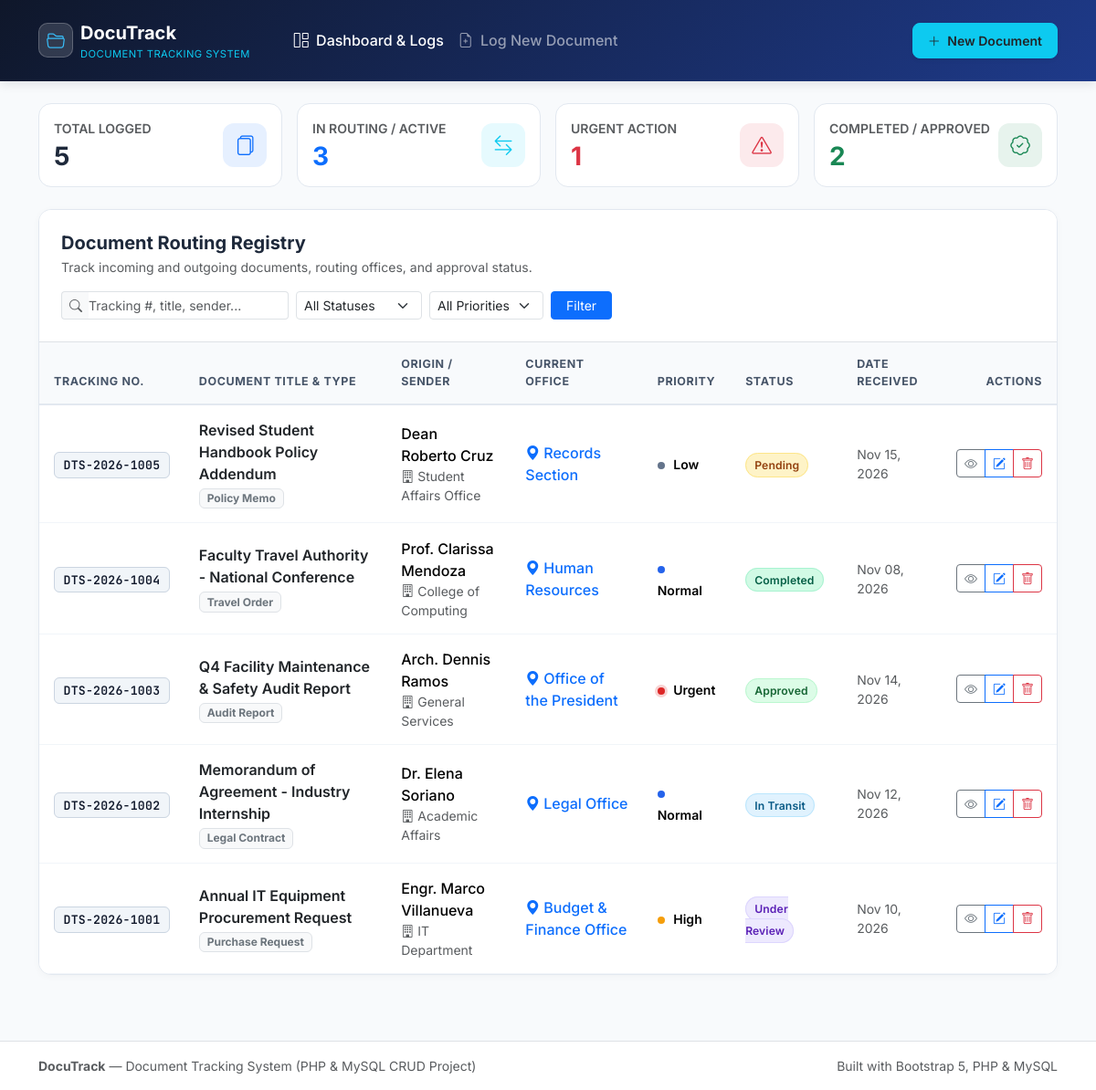
The page / on the database its author committed.
### tables this page shows
CREATE TABLE IF NOT EXISTS `documents` (
  `id` INT(11) UNSIGNED NOT NULL AUTO_INCREMENT,
  `tracking_number` VARCHAR(30) NOT NULL,
  `title` VARCHAR(150) NOT NULL,
  `doc_type` VARCHAR(60) NOT NULL,
  `sender_name` VARCHAR(100) NOT NULL,
  `origin_dept` VARCHAR(100) NOT NULL,
  `current_office` VARCHAR(100) NOT NULL,
  `priority` ENUM('Low', 'Normal', 'High', 'Urgent') NOT NULL DEFAULT 'Normal',
  `status` ENUM('Pending', 'In Transit', 'Under Review', 'Approved', 'Completed', 'Returned') NOT NULL DEFAULT 'Pending',
  `date_received` DATE NOT NULL,
  `remarks` TEXT DEFAULT NULL,
  `created_at` TIMESTAMP NOT NULL DEFAULT CURRENT_TIMESTAMP,
  `updated_at` TIMESTAMP NOT NULL DEFAULT CURRENT_TIMESTAMP ON UPDATE CURRENT_TIMESTAMP,
  PRIMARY KEY (`id`),
  UNIQUE KEY `uk_tracking_number` (`tracking_number`)
);

### index.php (the view, shortened to what this page needs)
<?php
require_once 'db_connect.php';
$totalDocs = 0;
$activeDocs = 0;
$urgentDocs = 0;
$completedDocs = 0;
$statsRes = $conn->query("SELECT
    COUNT(*) AS total,
    SUM(CASE WHEN status IN ('Pending', 'In Transit', 'Under Review') THEN 1 ELSE 0 END) AS active_cnt,
    SUM(CASE WHEN priority = 'Urgent' AND status != 'Completed' THEN 1 ELSE 0 END) AS urgent_cnt,
    SUM(CASE WHEN status IN ('Approved', 'Completed') THEN 1 ELSE 0 END) AS done_cnt
FROM documents");
if ($statsRes && $statRow = $statsRes->fetch_assoc()) {
    $totalDocs     = (int)$statRow['total'];
    $activeDocs    = (int)$statRow['active_cnt'];
    $urgentDocs    = (int)$statRow['urgent_cnt'];
    $completedDocs = (int)$statRow['done_cnt'];
}
$search   = isset($_GET['search']) ? trim($_GET['search']) : '';
$sql = "SELECT * FROM documents";
$sql .= " ORDER BY id DESC";
$stmt = $conn->prepare($sql);
$stmt->execute();
$result = $stmt->get_result();
function getStatusBadgeClass($status) {
    switch ($status) {
        case 'Pending':      return 'status-pending';
        case 'In Transit':   return 'status-transit';
        case 'Under Review': return 'status-review';
        case 'Approved':     return 'status-approved';
        case 'Completed':    return 'status-completed';
    }
}
function getPriorityDotClass($priority) {
    switch ($priority) {
        case 'Low':    return 'priority-low';
        case 'Normal': return 'priority-normal';
        case 'High':   return 'priority-high';
        case 'Urgent': return 'priority-urgent';
    }
}
?>
<!DOCTYPE html>
<html lang="en">
<head>
    <link href="https://cdn.jsdelivr.net/npm/bootstrap@5.3.3/dist/css/bootstrap.min.css" rel="stylesheet">
    <link href="https://cdn.jsdelivr.net/npm/bootstrap-icons@1.11.3/font/bootstrap-icons.min.css" rel="stylesheet">
    <link rel="stylesheet" href="style.css">
</head>
<body>
<nav class="navbar navbar-expand-lg navbar-dark navbar-brand-custom py-3">
    <div class="container">
        <a class="navbar-brand d-flex align-items-center gap-2 fw-bold" href="index.php">
            <span class="brand-icon-box">
                <i class="bi bi-folder2-open fs-5"></i>
            </span>
            <div>
                <span class="fs-5 tracking-tight">DocuTrack</span>
                <span class="d-block text-info fw-normal" style="font-size: 0.7rem; letter-spacing: 0.04em;">DOCUMENT TRACKING SYSTEM</span>
            </div>
        </a>
        <div class="collapse navbar-collapse" id="mainNavbar">
            <ul class="navbar-nav me-auto mb-2 mb-lg-0 ms-lg-4">
                <li class="nav-item">
                    <a class="nav-link active fw-medium" href="index.php"><i class="bi bi-grid-1x2 me-1"></i> Dashboard & Logs</a>
                </li>
                <li class="nav-item">
                    <a class="nav-link fw-medium" href="create.php"><i class="bi bi-file-earmark-plus me-1"></i> Log New Document</a>
                </li>
            </ul>
            <div class="d-flex align-items-center gap-2">
                <a href="create.php" class="btn btn-info text-dark fw-semibold btn-sm px-3 py-2 rounded-3 shadow-sm">
                    <i class="bi bi-plus-lg me-1"></i> New Document
                </a>
            </div>
        </div>
    </div>
</nav>
<div class="container py-4">
    <div class="row g-3 mb-4">
        <div class="col-6 col-lg-3">
            <div class="stat-card p-3 h-100 d-flex align-items-center justify-content-between">
                <div>
                    <p class="text-muted small fw-semibold text-uppercase mb-1">Total Logged</p>
                    <h3 class="fw-bold mb-0"><?= $totalDocs ?></h3>
                </div>
                <div class="stat-icon bg-primary bg-opacity-10 text-primary">
                    <i class="bi bi-files"></i>
                </div>
            </div>
        </div>
        <div class="col-6 col-lg-3">
            <div class="stat-card p-3 h-100 d-flex align-items-center justify-content-between">
                <div>
                    <p class="text-muted small fw-semibold text-uppercase mb-1">In Routing / Active</p>
                    <h3 class="fw-bold mb-0 text-primary"><?= $activeDocs ?></h3>
                </div>
                <div class="stat-icon bg-info bg-opacity-10 text-info">
                    <i class="bi bi-arrow-left-right"></i>
                </div>
            </div>
        </div>
        <div class="col-6 col-lg-3">
            <div class="stat-card p-3 h-100 d-flex align-items-center justify-content-between">
                <div>
                    <p class="text-muted small fw-semibold text-uppercase mb-1">Urgent Action</p>
                    <h3 class="fw-bold mb-0 text-danger"><?= $urgentDocs ?></h3>
                </div>
                <div class="stat-icon bg-danger bg-opacity-10 text-danger">
                    <i class="bi bi-exclamation-triangle"></i>
                </div>
            </div>
        </div>
        <div class="col-6 col-lg-3">
            <div class="stat-card p-3 h-100 d-flex align-items-center justify-content-between">
                <div>
                    <p class="text-muted small fw-semibold text-uppercase mb-1">Completed / Approved</p>
                    <h3 class="fw-bold mb-0 text-success"><?= $completedDocs ?></h3>
                </div>
                <div class="stat-icon bg-success bg-opacity-10 text-success">
                    <i class="bi bi-patch-check"></i>
                </div>
            </div>
        </div>
    </div>
    <div class="content-card overflow-hidden">
        <div class="p-3 p-md-4 border-bottom bg-white">
            <div class="row g-3 align-items-center justify-content-between">
                <div class="col-12 col-md-auto">
                    <h5 class="fw-bold mb-1">Document Routing Registry</h5>
                    <p class="text-muted small mb-0">Track incoming and outgoing documents, routing offices, and approval status.</p>
                </div>
                <div class="col-12 col-md-auto">
                    <form method="GET" action="index.php" class="row g-2 align-items-center">
                        <div class="col-12 col-sm-auto">
                            <div class="input-group input-group-sm">
                                <span class="input-group-text bg-light border-end-0"><i class="bi bi-search text-muted"></i></span>
                                <input type="text" name="search" class="form-control border-start-0 ps-0" placeholder="Tracking #, title, sender..." value="<?= htmlspecialchars($search) ?>">
                            </div>
                        </div>
                        <div class="col-6 col-sm-auto">
                            <select name="status" class="form-select form-select-sm">
                                <option value="">All Statuses</option>
                            </select>
                        </div>
                        <div class="col-6 col-sm-auto">
                            <select name="priority" class="form-select form-select-sm">
                                <option value="">All Priorities</option>
                            </select>
                        </div>
                        <div class="col-12 col-sm-auto d-flex gap-1">
                            <button type="submit" class="btn btn-primary btn-sm px-3">Filter</button>
                        </div>
                    </form>
                </div>
            </div>
        </div>
        <div class="table-responsive">
            <table class="table table-custom mb-0">
                <thead>
                    <tr>
                        <th>Tracking No.</th>
                        <th>Document Title & Type</th>
                        <th>Origin / Sender</th>
                        <th>Current Office</th>
                        <th>Priority</th>
                        <th>Status</th>
                        <th>Date Received</th>
                        <th class="text-end">Actions</th>
                    </tr>
                </thead>
                <tbody>
                    <?php if ($result && $result->num_rows > 0): ?>
                        <?php while ($row = $result->fetch_assoc()): ?>
                            <tr>
                                <td>
                                    <span class="tracking-code"><?= htmlspecialchars($row['tracking_number']) ?></span>
                                </td>
                                <td>
                                    <div class="fw-semibold text-dark"><?= htmlspecialchars($row['title']) ?></div>
                                    <span class="badge bg-light text-secondary border mt-1"><?= htmlspecialchars($row['doc_type']) ?></span>
                                </td>
                                <td>
                                    <div class="fw-medium"><?= htmlspecialchars($row['sender_name']) ?></div>
                                    <div class="small text-muted"><i class="bi bi-building me-1"></i><?= htmlspecialchars($row['origin_dept']) ?></div>
                                </td>
                                <td>
                                    <span class="fw-medium text-primary"><i class="bi bi-geo-alt-fill me-1"></i><?= htmlspecialchars($row['current_office']) ?></span>
                                </td>
                                <td>
                                    <span class="small fw-semibold">
                                        <span class="priority-dot <?= getPriorityDotClass($row['priority']) ?>"></span>
                                        <?= htmlspecialchars($row['priority']) ?>
                                    </span>
                                </td>
                                <td>
                                    <span class="badge-status <?= getStatusBadgeClass($row['status']) ?>">
                                        <?= htmlspecialchars($row['status']) ?>
                                    </span>
                                </td>
                                <td class="text-muted small">
                                    <?= date('M d, Y', strtotime($row['date_received'])) ?>
                                </td>
                                <td class="text-end">
                                    <div class="btn-group btn-group-sm" role="group">
                                        <button type="button" class="btn btn-outline-secondary"
                                                data-bs-toggle="modal"
                                                data-bs-target="#viewModal<?= $row['id'] ?>"
                                                title="View Details">
                                            <i class="bi bi-eye"></i>
                                        </button>
                                        <a href="edit.php?id=<?= $row['id'] ?>" class="btn btn-outline-primary" title="Edit / Route Document">
                                            <i class="bi bi-pencil-square"></i>
                                        </a>
                                        <button type="button" class="btn btn-outline-danger"
                                                data-bs-toggle="modal"
                                                data-bs-target="#deleteModal<?= $row['id'] ?>"
                                                title="Delete Record">
                                            <i class="bi bi-trash"></i>
                                        </button>
                                    </div>
                                </td>
                            </tr>
                        <?php endwhile; ?>
                    <?php endif; ?>
                </tbody>
            </table>
        </div>
    </div>
</div>
<footer class="py-3 bg-white border-top mt-5">
    <div class="container d-flex flex-column flex-sm-row justify-content-between align-items-center small text-muted">
        <div>
            <strong>DocuTrack</strong> &mdash; Document Tracking System (PHP &amp; MySQL CRUD Project)
        </div>
        <div>
            Built with Bootstrap 5, PHP &amp; MySQL
        </div>
    </div>
</footer>
</body>
</html>

### style.css (style rules this page uses)
:root { --brand-primary: #1e3a8a; --brand-secondary: #2563eb; --brand-accent: #0ea5e9; --surface-bg: #f8fafc; }
body { background-color: var(--surface-bg); font-family: 'Inter', -apple-system, BlinkMacSystemFont, "Segoe UI", Roboto, sans-serif; color: #1e293b; min-height: 100vh; display: flex; flex-direction: column; }
.navbar-brand-custom { background: linear-gradient(135deg, #0f172a 0%, #1e3a8a 100%); box-shadow: 0 2px 12px rgba(15, 23, 42, 0.12); }
.brand-icon-box { width: 38px; height: 38px; background: rgba(255, 255, 255, 0.14); border: 1px solid rgba(255, 255, 255, 0.22); border-radius: 10px; display: inline-flex; align-items: center; justify-content: center; color: #38bdf8; }
.stat-card { border: 1px solid #e2e8f0; border-radius: 14px; background: #ffffff; transition: transform 0.18s ease, box-shadow 0.18s ease; }
.stat-icon { width: 48px; height: 48px; border-radius: 12px; display: flex; align-items: center; justify-content: center; font-size: 1.35rem; }
.content-card { border: 1px solid #e2e8f0; border-radius: 14px; background: #ffffff; box-shadow: 0 2px 8px rgba(15, 23, 42, 0.03); }
.tracking-code { font-family: 'JetBrains Mono', 'Fira Code', Consolas, monospace; font-size: 0.82rem; font-weight: 600; background-color: #f1f5f9; color: #0f172a; padding: 0.3rem 0.6rem; border-radius: 6px; border: 1px solid #cbd5e1; letter-spacing: 0.02em; white-space: nowrap; }
.badge-status { font-weight: 600; padding: 0.4em 0.75em; border-radius: 50rem; font-size: 0.76rem; letter-spacing: 0.01em; }
.status-pending { background-color: #fef3c7; color: #92400e; border: 1px solid #fde68a; }
.status-transit { background-color: #e0f2fe; color: #075985; border: 1px solid #bae6fd; }
.status-review { background-color: #ede9fe; color: #5b21b6; border: 1px solid #ddd6fe; }
.status-approved { background-color: #dcfce7; color: #166534; border: 1px solid #bbf7d0; }
.status-completed { background-color: #d1fae5; color: #065f46; border: 1px solid #a7f3d0; }
.priority-dot { display: inline-block; width: 8px; height: 8px; border-radius: 50%; margin-right: 6px; }
.priority-low { background-color: #64748b; }
.priority-normal { background-color: #2563eb; }
.priority-high { background-color: #f59e0b; }
.priority-urgent { background-color: #dc2626; box-shadow: 0 0 0 3px rgba(220, 38, 38, 0.2); }
.table-custom thead th { background-color: #f8fafc; color: #475569; font-size: 0.78rem; font-weight: 700; text-transform: uppercase; letter-spacing: 0.05em; border-bottom: 2px solid #e2e8f0; padding: 0.9rem 1rem; }
.table-custom tbody td { padding: 0.95rem 1rem; vertical-align: middle; border-bottom: 1px solid #f1f5f9; }
footer { margin-top: auto; }

### rows shown on the page
documents: tracking_number "DTS-2026-1005", title "Revised Student Handbook Policy Addendum", doc_type "Policy Memo", sender_name "Dean Roberto Cruz", origin_dept "Student Affairs Office", current_office "Records Section", priority "Low", status "Pending", date_received "Nov 15, 2026"
documents: tracking_number "DTS-2026-1004", title "Faculty Travel Authority - National Conference", doc_type "Travel Order", sender_name "Prof. Clarissa Mendoza", origin_dept "College of Computing", current_office "Human Resources", priority "Normal", status "Completed", date_received "Nov 08, 2026"
documents: tracking_number "DTS-2026-1003", title "Q4 Facility Maintenance & Safety Audit Report", doc_type "Audit Report", sender_name "Arch. Dennis Ramos", origin_dept "General Services", current_office "Office of the President", priority "Urgent", status "Approved", date_received "Nov 14, 2026"
documents: tracking_number "DTS-2026-1002", title "Memorandum of Agreement - Industry Internship", doc_type "Legal Contract", sender_name "Dr. Elena Soriano", origin_dept "Academic Affairs", current_office "Legal Office", priority "Normal", status "In Transit", date_received "Nov 12, 2026"
documents: tracking_number "DTS-2026-1001", title "Annual IT Equipment Procurement Request", doc_type "Purchase Request", sender_name "Engr. Marco Villanueva", origin_dept "IT Department", current_office "Budget & Finance Office", priority "High", status "Under Review", date_received "Nov 10, 2026"

### other values the page prints
$totalDocs "5"
$activeDocs "3"
$urgentDocs "1"
$completedDocs "2"
